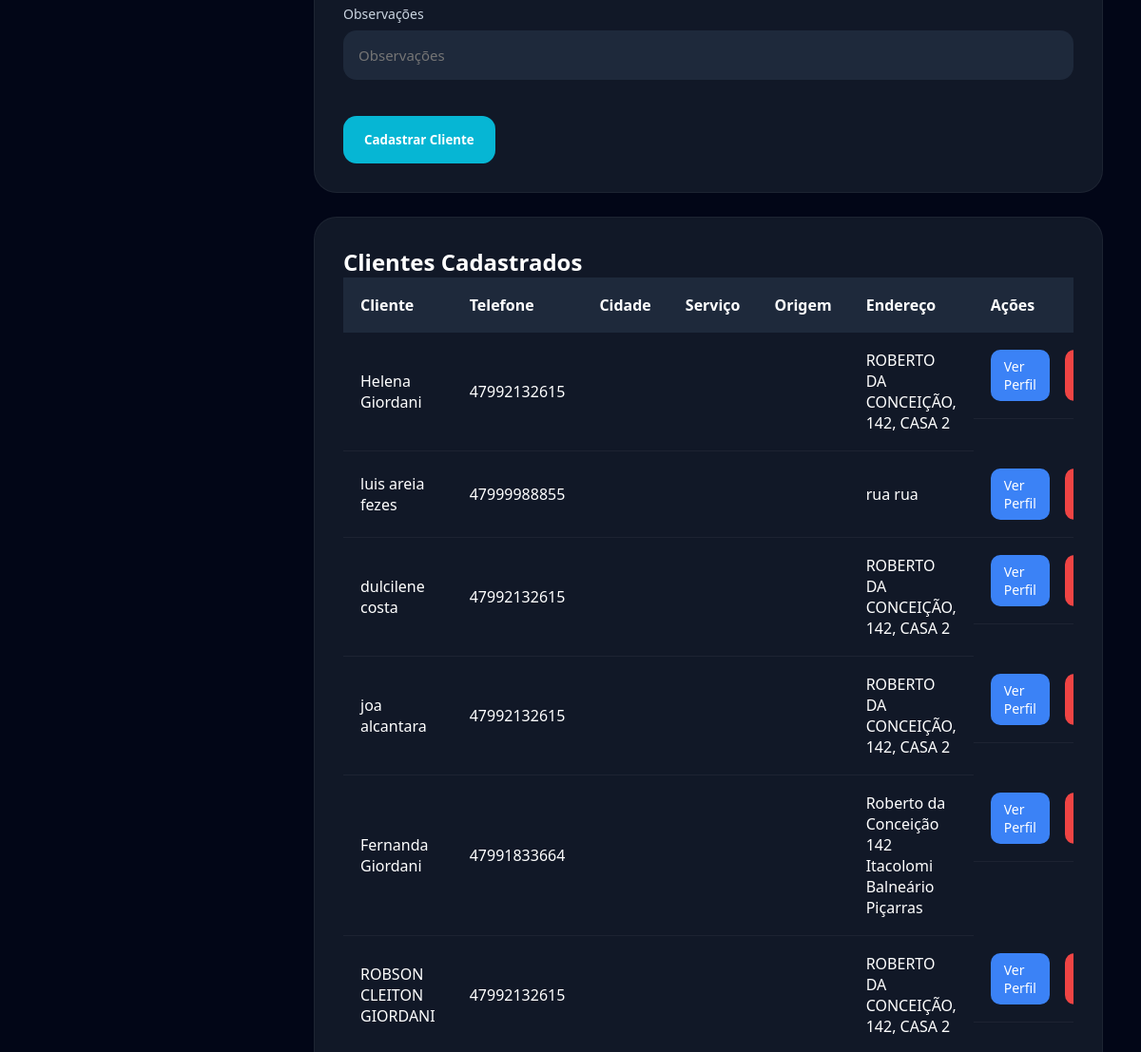
Before: /admin/clientes.php (signed in, middle part) with the older database file.
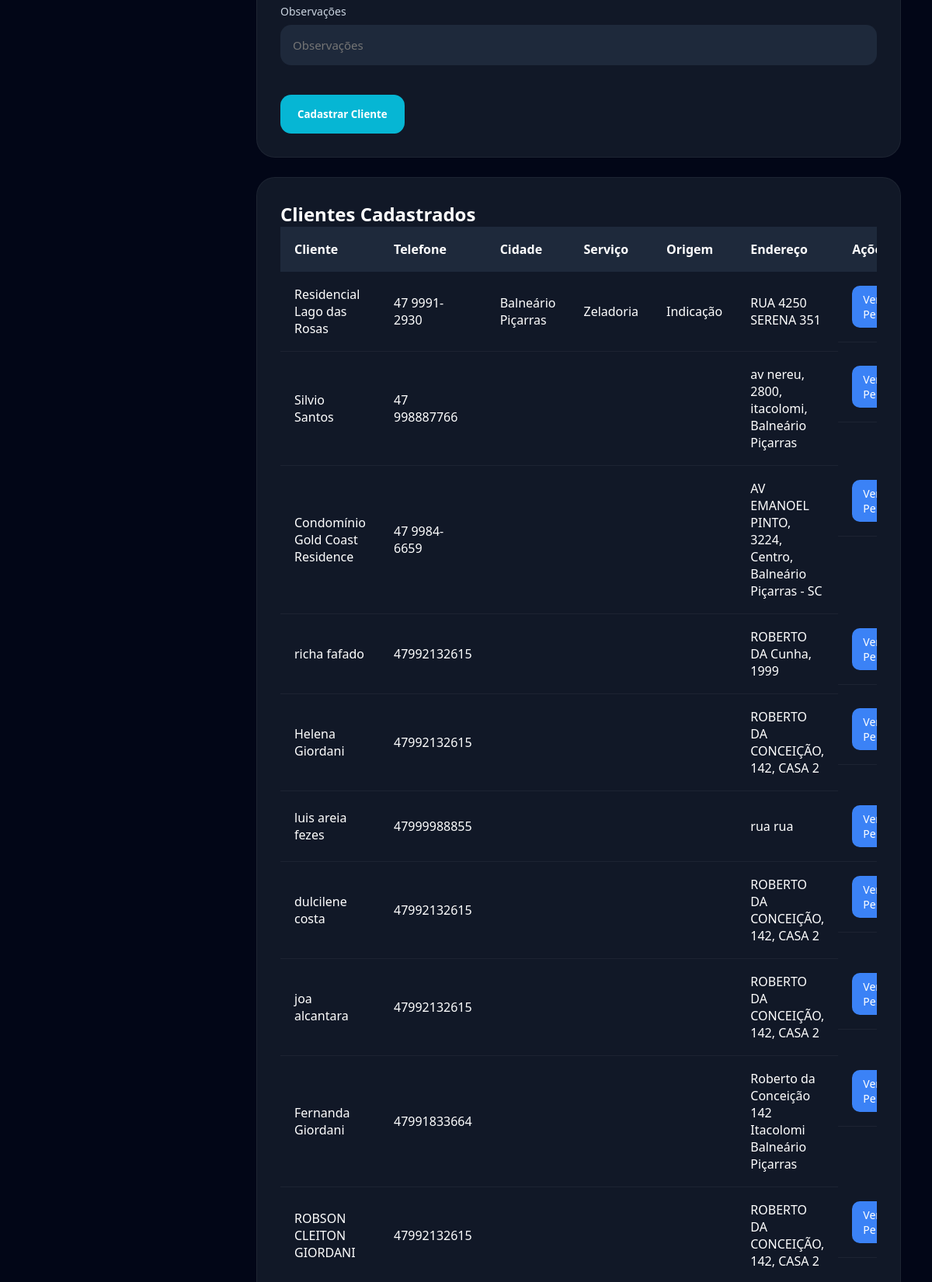
After: the same page with the newer database file.
### tables this page shows
CREATE TABLE clientes (

    id INTEGER PRIMARY KEY AUTOINCREMENT,

    nome TEXT,
    telefone TEXT,
    endereco TEXT,
    observacoes TEXT

, cpf_cnpj TEXT, cidade TEXT, tipo_servico TEXT, origem TEXT);

### admin/clientes.php (the view, shortened to what this page needs)
<?php
$db = new SQLite3(__DIR__ . '/../database/cleanmanager.db');
?>
<!DOCTYPE html>
<html lang="pt-br">
<head>
<link rel="stylesheet"
href="../assets/css/dashboard.css">
</head>
<body>
<div class="content">
<div class="card">
<form method="POST">
<div class="input-group">
<label>Observações</label>
<input
type="text"
name="observacoes"
placeholder="Observações">
</div>
<button
type="submit"
name="salvar">
Cadastrar Cliente
</button>
</form>
</div>
<div class="card">
<h2>Clientes Cadastrados</h2>
<div class="table-container">
<table>
<tr>
<th>Cliente</th>
<th>Telefone</th>
<th>Cidade</th>
<th>Serviço</th>
<th>Origem</th>
<th>Endereço</th>
<th>Ações</th>
</tr>
<?php
$result = $db->query(
"SELECT * FROM clientes ORDER BY id DESC"
);
while($cliente = $result->fetchArray()){
?>
<tr>
<td>
<?= $cliente['nome']; ?>
</td>
<td>
<?= $cliente['telefone']; ?>
</td>
<td>
<?= $cliente['cidade']; ?>
</td>
<td>
<?= $cliente['tipo_servico']; ?>
</td>
<td>
<?= $cliente['origem']; ?>
</td>
<td>
<?= $cliente['endereco']; ?>
</td>
<td class="actions">
<a
href="perfil-cliente.php?id=<?= $cliente['id']; ?>"
class="view-btn">
Ver Perfil
</a>
<a
href="clientes.php?excluir=<?= $cliente['id']; ?>"
class="delete-btn">
</a>
</td>
</tr>
<?php } ?>
</table>
</div>
</div>
</div>
</body>
</html>

Changed rows visible on the page:
added clientes: nome "Residencial Lago das Rosas", telefone "47 9991-2930", cidade "Balneário Piçarras", tipo_servico "Zeladoria", origem "Indicação", endereco "RUA 4250 SERENA 351"
added clientes: nome "Silvio Santos", telefone "47 998887766", endereco "av nereu, 2800, itacolomi, Balneário Piçarras"
added clientes: nome "Condomínio Gold Coast Residence", telefone "47 9984-6659", endereco "AV EMANOEL PINTO, 3224, Centro, Balneário Piçarras - SC"
added clientes: nome "richa fafado", telefone "47992132615", endereco "ROBERTO DA Cunha, 1999"
